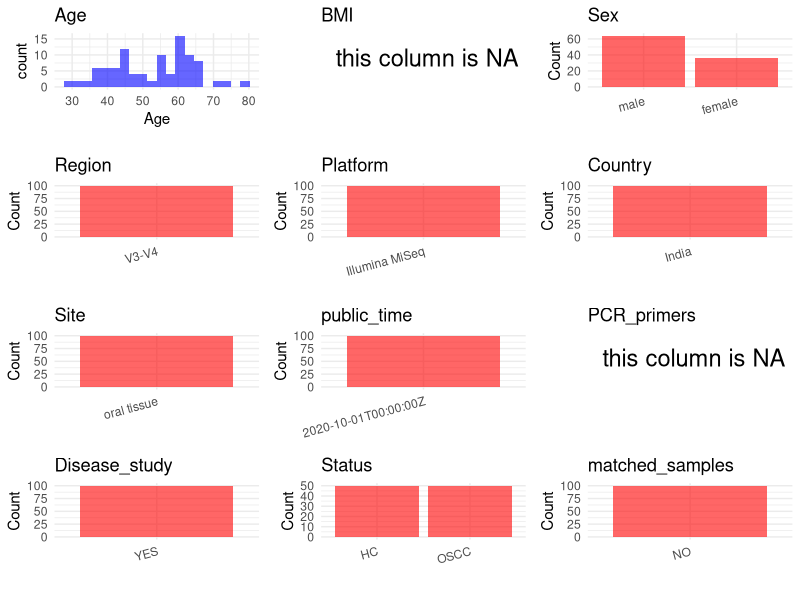

Write R code to recreate this figure. (Note: this script raises an error after producing the figure.)
## ---- chunk 1
# Load necessary libraries
library(dplyr)
library(ggplot2)
library(cowplot)

# Set working directory (update this path to your local directory)
setwd("D:/studylearning/董彪师兄项目/任务4_20251009/PRJNA666746")

# Read the initial metadata files
initial_meta<-read.csv("SraRunTable.csv",header = T)

# Display the first few rows of the metadata
head(initial_meta)
## ---- chunk 2
# Create a uniform metadata dataframe
metadata <- data.frame(
  BioProject = initial_meta$BioProject,
  Run = initial_meta$Run,
  sample_name = initial_meta$Sample.Name,
  Age = initial_meta$AGE,
  BMI = NA,
  Sex= initial_meta$sex,
  Region = "V3-V4",
  Platform = initial_meta$Instrument,
  Country = "India",
  Site = "oral tissue",
  public_time = initial_meta$ReleaseDate,
  stringsAsFactors = FALSE
)
## ---- chunk 3
# Add information obtained from the publication
metadata$PCR_primers <- NA_character_  # Update based on the publication
metadata$title <- "Dysbiosis of Oral Microbiota During Oral Squamous Cell Carcinoma Development"
metadata$Disease_study <- "YES"
metadata$Status <- initial_meta$isolate
metadata <- metadata %>% 
  mutate(Status=case_when(
    grepl("OSCC",Status)~"OSCC",
    grepl("Control",Status)~"HC"
  ))
#extract subject id by remove prefix of sample_name
#metadata$sample_name <- gsub("_st|_sal", "", metadata$sample_name)

# Check initial data distribution
cat("Initial sample distribution:\n")
table(metadata$sample_name)
table(metadata$Site)

# Calculate sampling frequency per subject
sample_counts <- table(metadata$sample_name)
cat("\nNumber of samples per subject:\n")
print(sample_counts)

# Create matched_samples column
metadata$matched_samples <- ifelse(metadata$sample_name %in% names(sample_counts[sample_counts >= 2]), "YES", "NO")

cat("\nMatched samples distribution:\n")
table(metadata$matched_samples)

# Identify samples for removal: single samples excluding oral tissue 
single_samples <- names(sample_counts[sample_counts == 1])
samples_to_remove <- metadata$sample_name %in% single_samples & !(metadata$Site %in% c("oral tissue"))

cat("\nNumber of samples to be removed:", sum(samples_to_remove), "\n")

# Remove identified samples
metadata_clean <- metadata[!samples_to_remove, ]

cat("\nFinal sample distribution after cleaning:\n")
table(metadata_clean$sample_name)
table(metadata_clean$Site)
table(metadata_clean$matched_samples)

# Use cleaned dataset for subsequent analysis
metadata <- metadata_clean
## ---- chunk 4
# Check the number of unique runs and sample names
print(paste("Number of unique runs:", length(unique(metadata$Run))))
print(paste("Number of unique sample names:", length(unique(metadata$sample_name))))
## ---- chunk 5
# Select columns for visualization
plot_data <- metadata %>%
  select(-BioProject, -Run, -sample_name, -title)

# Function to create simple plots for each column
create_simple_plots <- function(data) {
  plots <- list()
  
  for (col in colnames(data)) {
    # Check if the column is all NA
    if (all(is.na(data[[col]]))) {
      # Create an empty plot with text indicating all NA
      p <- ggplot() +
        annotate("text", x = 0.5, y = 0.5, label = "this column is NA", size = 6) +
        labs(title = col) +
        theme_void()
    } else if (is.numeric(data[[col]])) {
      # Numeric variable: histogram
      p <- ggplot(data, aes(x = .data[[col]])) +
        geom_histogram(fill = "blue", alpha = 0.6, bins = 20, na.rm = TRUE) +
        labs(title = col) +
        theme_minimal()
    } else {
      # Categorical variable: bar plot (remove NA values)
      count_data <- as.data.frame(table(data[[col]], useNA = "ifany"))
      p <- ggplot(count_data, aes(x = reorder(Var1, -Freq), y = Freq)) +
        geom_col(fill = "red", alpha = 0.6) +
        labs(title = col, x = NULL, y = "Count") +
        theme_minimal() +
        theme(axis.text.x = element_text(angle = 15, hjust = 1))
    }
    plots[[col]] <- p
  }
  
  return(plots)
}

# Generate and arrange plots
plots <- create_simple_plots(plot_data)
p<-plot_grid(plots$Age, 
          plots$BMI, 
          plots$Sex, 
          plots$Region, 
          plots$Platform, 
          plots$Country, 
          plots$Site,
          plots$public_time, 
          plots$PCR_primers,
          plots$Disease_study,
          plots$Status,
          plots$matched_samples,# add 
          ncol = 3, align = "hv", axis = "lb")
ggsave("Metadata_Summary.png", plot = p, width = 8, height = 6, dpi = 150, bg = "white")
## ---- chunk 6
knitr::include_graphics("Metadata_Summary.png")
## ---- chunk 7
# Reorder columns to match the desired format
metadata <- metadata[, c(
  "BioProject", "Run", "sample_name", "Age", "BMI", "Sex", 
  "Region", "Platform", "Country", "Site", "public_time", 
  "PCR_primers", "title", "Disease_study", "Status","matched_samples"
)]

# Export the uniform metadata to a CSV file
write.csv(metadata, file = "metadata.csv", quote = FALSE)
head(metadata)
